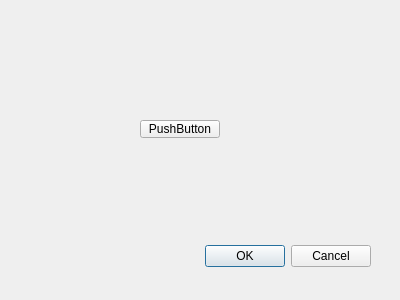
<?xml version="1.0" encoding="UTF-8"?>
<ui version="4.0">
 <class>Dialog</class>
 <widget class="QDialog" name="Dialog">
  <property name="geometry">
   <rect>
    <x>0</x>
    <y>0</y>
    <width>400</width>
    <height>300</height>
   </rect>
  </property>
  <property name="windowTitle">
   <string>Dialog</string>
  </property>
  <widget class="QDialogButtonBox" name="buttonBox">
   <property name="geometry">
    <rect>
     <x>30</x>
     <y>240</y>
     <width>341</width>
     <height>32</height>
    </rect>
   </property>
   <property name="orientation">
    <enum>Qt::Horizontal</enum>
   </property>
   <property name="standardButtons">
    <set>QDialogButtonBox::Cancel|QDialogButtonBox::Ok</set>
   </property>
  </widget>
  <widget class="QPushButton" name="pushButton">
   <property name="geometry">
    <rect>
     <x>140</x>
     <y>120</y>
     <width>80</width>
     <height>18</height>
    </rect>
   </property>
   <property name="text">
    <string>PushButton</string>
   </property>
  </widget>
 </widget>
 <resources/>
 <connections>
  <connection>
   <sender>buttonBox</sender>
   <signal>accepted()</signal>
   <receiver>Dialog</receiver>
   <slot>accept()</slot>
   <hints>
    <hint type="sourcelabel">
     <x>248</x>
     <y>254</y>
    </hint>
    <hint type="destinationlabel">
     <x>157</x>
     <y>274</y>
    </hint>
   </hints>
  </connection>
  <connection>
   <sender>buttonBox</sender>
   <signal>rejected()</signal>
   <receiver>Dialog</receiver>
   <slot>reject()</slot>
   <hints>
    <hint type="sourcelabel">
     <x>316</x>
     <y>260</y>
    </hint>
    <hint type="destinationlabel">
     <x>286</x>
     <y>274</y>
    </hint>
   </hints>
  </connection>
 </connections>
</ui>
